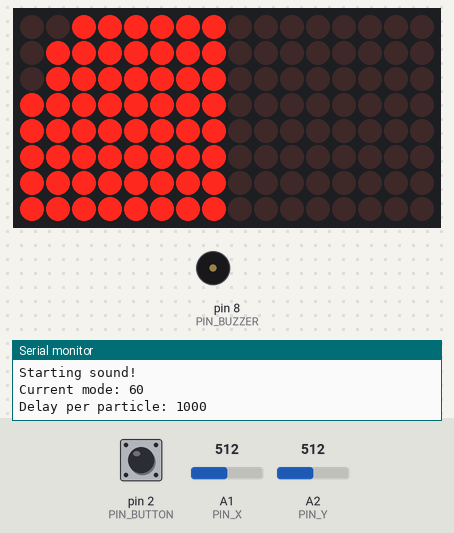
This program was run on a simulated Arduino Nano, built with avr-gcc and run on an emulated ATmega328P. Shown: 16×8 LED matrix, buzzer (waves = sounding), the last lines printed to the serial monitor. Wiring (inferred from the names in the program): 2 × MAX7219 LED driver (orientation assumed): data pin 5; clock pin 4; CS pin 6. Inputs (shaded band) come from the test bench; at power-on: A2 (PIN_Y) = 512, pin 2 (PIN_BUTTON) HIGH, A1 (PIN_X) = 512. Random numbers use the default seed unless the program sets one.

Above: at 1.4 s.
1.5 s: A2 (PIN_Y) set to 361
3.0 s: A2 (PIN_Y) set to 331
At 3.36 s:
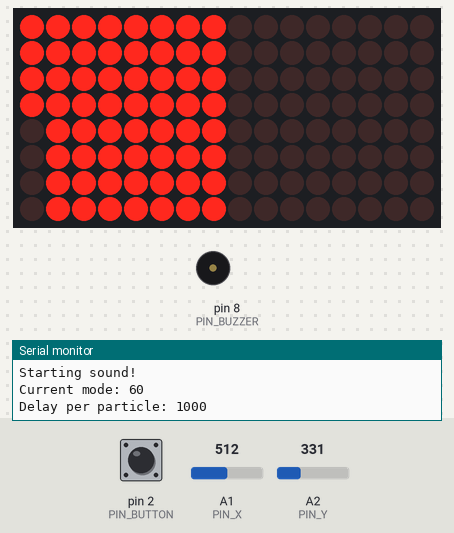
At 4.39 s:
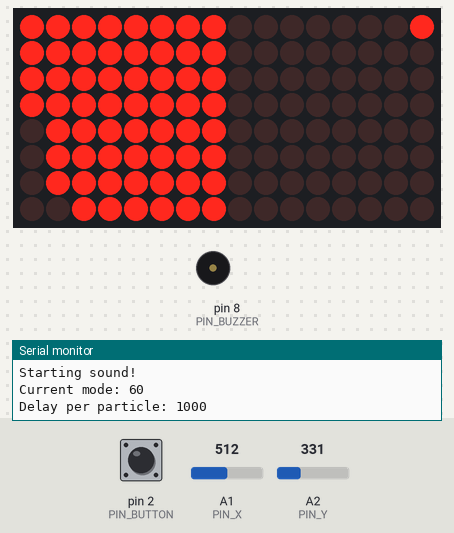
4.9 s: pin 2 (PIN_BUTTON) pulled LOW for 0.15 s
At 5.9 s:
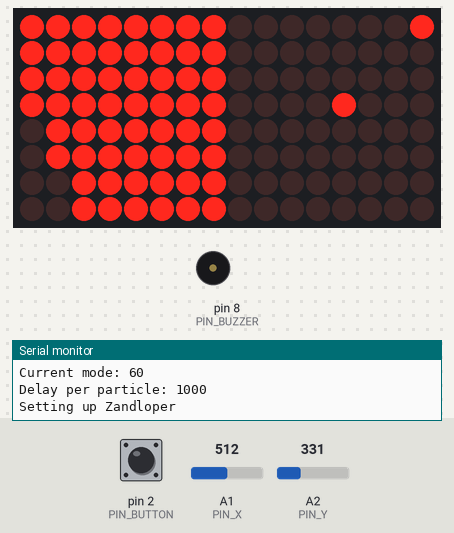
8.0 s: pin 2 (PIN_BUTTON) pulled LOW for 1 s
At 8.3 s:
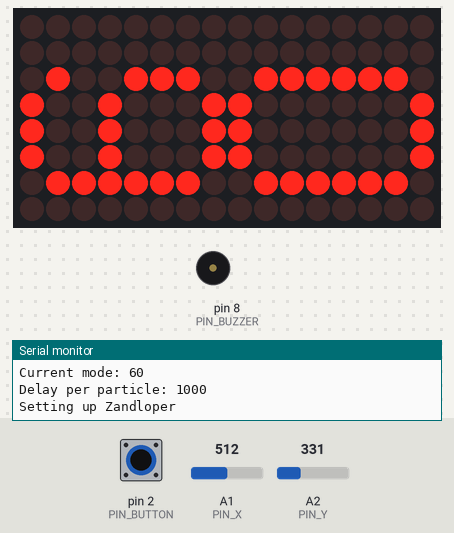
9.6 s: A1 (PIN_X) set to 366
11.8 s: A1 (PIN_X) set to 336
Timing chart, 0 to 14.4 s (numbered marks = the images above; inputs shaded):
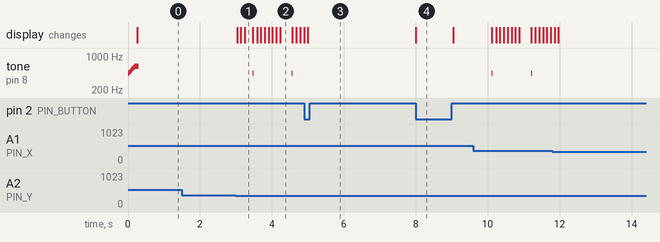

The program:

main.cpp
```cpp
#include "Arduino.h"
#include "LedControl.h"
#include "Delay.h"
#include "Cijfers.h"

#define MATRIX_A 0
#define MATRIX_B 1

// Values are 260/330/400
#define ACC_THRESHOLD_LOW 282
#define ACC_THRESHOLD_HIGH 348

// Matrix
#define PIN_DATAIN 5
#define PIN_CLK 4
#define PIN_LOAD 6

// Accelerometer
#define PIN_X A1
#define PIN_Y A2

#define PIN_BUZZER 8
#define PIN_BUTTON 2

// This takes into account how the matrixes are mounted
#define ROTATION_OFFSET 90

#define DELAY_FRAME 100

#define MODE_HOURGLASS 0

#define SETUPEXIT 1000  // 1 seconde button indrukken om setup te verlaten
#define BUTTONDELAY 300 // 100 miliseconde per button delay.
#define BUTTONMARGIN 250

// miliseconde per zandkorrel. Er zijn er 60
long delaySeconds;

// De voldende tijden zijn beschikbaar: 30 seconden, 60 seconden, 120 seconden, 300 seconden (5 minuten) en 600 seconden (10 minuten)
int modes[] = {30, 60, 120, 300, 600};
int currentMode = 1; //  Start met de eerste mode = 60 sectonden

// OBSOLETE int mode = MODE_HOURGLASS;
int gravity;
int particlesTop;
int particlesBottom = 0;

bool moved = false;
bool dropped = false;

LedControl lc = LedControl(PIN_DATAIN, PIN_CLK, PIN_LOAD, 2);
NonBlockDelay d;
// OBSOLUTE int resetCounter = 0;
bool alarmWentOff = true;

long getDelayDrop()
{
    // Get delay between particle drops (in seconds)
    return delaySeconds;
}

coord getDown(int x, int y)
{
    coord xy;
    xy.x = x - 1;
    xy.y = y + 1;
    return xy;
}
coord getLeft(int x, int y)
{
    coord xy;
    xy.x = x - 1;
    xy.y = y;
    return xy;
}
coord getRight(int x, int y)
{
    coord xy;
    xy.x = x;
    xy.y = y + 1;
    return xy;
}

bool canGoLeft(int addr, int x, int y)
{
    if (x == 0)
        return false;
    return !lc.getXY(addr, getLeft(x, y));
}
bool canGoRight(int addr, int x, int y)
{
    if (y == 7)
        return false;
    return !lc.getXY(addr, getRight(x, y));
}
bool canGoDown(int addr, int x, int y)
{
    if (y == 7)
        return false;
    if (x == 0)
        return false;
    if (!canGoLeft(addr, x, y))
        return false;
    if (!canGoRight(addr, x, y))
        return false;
    return !lc.getXY(addr, getDown(x, y));
}

void goDown(int addr, int x, int y)
{
    lc.setXY(addr, x, y, false);
    lc.setXY(addr, getDown(x, y), true);
}
void goLeft(int addr, int x, int y)
{
    lc.setXY(addr, x, y, false);
    lc.setXY(addr, getLeft(x, y), true);
}
void goRight(int addr, int x, int y)
{
    lc.setXY(addr, x, y, false);
    lc.setXY(addr, getRight(x, y), true);
}

int countParticles(int addr)
{
    int c = 0;
    for (byte y = 0; y < 8; y++)
    {
        for (byte x = 0; x < 8; x++)
        {
            if (lc.getXY(addr, x, y))
            {
                c++;
            }
        }
    }
    return c;
}

bool moveParticle(int addr, int x, int y)
{
    if (!lc.getXY(addr, x, y))
    {
        return false;
    }

    bool can_GoLeft = canGoLeft(addr, x, y);
    bool can_GoRight = canGoRight(addr, x, y);

    if (!can_GoLeft && !can_GoRight)
    {
        return false;
    }

    bool can_GoDown = canGoDown(addr, x, y);

    if (can_GoDown)
    {
        goDown(addr, x, y);
    }
    else if (can_GoLeft && !can_GoRight)
    {
        goLeft(addr, x, y);
    }
    else if (can_GoRight && !can_GoLeft)
    {
        goRight(addr, x, y);
    }
    else if (random(2) == 1)
    {
        goLeft(addr, x, y);
    }
    else
    {
        goRight(addr, x, y);
    }
    return true;
}

void fill(int addr, int maxcount)
{
    int n = 8;
    byte x, y;
    int count = 0;
    for (byte slice = 0; slice < 2 * n - 1; ++slice)
    {
        byte z = slice < n ? 0 : slice - n + 1;
        for (byte j = z; j <= slice - z; ++j)
        {
            y = 7 - j;
            x = (slice - j);
            lc.setXY(addr, x, y, (++count <= maxcount));
        }
    }
}

int getGravity()
{

    // --------------------------------------------------
    // Variabelen voor de berekende richtingen
    // xCalc en yCalc krijgen alleen de waarden: -1, 0 of 1
    // --------------------------------------------------
    int xCalc = 0;
    int yCalc = 0;

    // --------------------------------------------------
    // Lees de ruwe ADC-waarden van de ADXL335
    // Waarden liggen typisch tussen 0 en 1023
    // --------------------------------------------------
    int x = analogRead(PIN_X);
    int y = analogRead(PIN_Y);

    // --------------------------------------------------
    // Zet de X-as om naar -1, 0 of 1
    // -1 : onder de lage drempel
    //  0 : binnen de deadzone
    //  1 : boven de hoge drempel
    // --------------------------------------------------
    if (x < ACC_THRESHOLD_LOW)
    {
        xCalc = -1;
    }
    else if (x <= ACC_THRESHOLD_HIGH)
    {
        xCalc = 0;
    }
    else
    {
        xCalc = 1;
    }

    // --------------------------------------------------
    // Zet de Y-as om naar -1, 0 of 1
    // Zelfde logica als bij de X-as
    // --------------------------------------------------
    if (y < ACC_THRESHOLD_LOW)
    {
        yCalc = -1;
    }
    else if (y <= ACC_THRESHOLD_HIGH)
    {
        yCalc = 0;
    }
    else
    {
        yCalc = 1;
    }

    // --------------------------------------------------
    // Bepaal de richting op basis van xCalc en yCalc
    // Alleen de vier hoofdassen worden herkend
    // --------------------------------------------------
    // Serial.print("xCalc: ");
    // Serial.print(xCalc);
    // Serial.print(" | yCalc: ");
    // Serial.println(yCalc);
    if (xCalc == -1 && yCalc == 0)
    {
        return 0; // Omlaag
    }
    if (xCalc == 1 && yCalc == 0)
    {
        return 180; // omhoog
    }
    if (xCalc == 0 && yCalc == 1)
    {
        return 90; // links
    }
    if (xCalc == 0 && yCalc == -1)
    {
        return 270; // rechts
    }

    // --------------------------------------------------
    // Geen geldige richting (bijv. diagonalen of stilstand)
    // --------------------------------------------------
    return -1;
}
int getTopMatrix()
{
    return (getGravity() == 90) ? MATRIX_A : MATRIX_B;
}
int getBottomMatrix()
{
    return (getGravity() != 90) ? MATRIX_A : MATRIX_B;
}

void resetTime()
{
    for (byte i = 0; i < 2; i++)
        lc.clearDisplay(i);
    fill(getTopMatrix(), 60);
    d.Delay(getDelayDrop() * 0);
    d.Delay(1000);

    delaySeconds = (1000L * modes[currentMode]) / 60; // 1000 miliseconde per seconde, gedeeld door 60 zandkorrels
    Serial.print("Current mode: ");
    Serial.println(modes[currentMode]);
    Serial.print("Delay per particle: ");
    Serial.println(delaySeconds);
}
bool updateMatrix()
{
    int n = 8;
    bool somethingMoved = false;
    byte x, y;
    bool direction;
    for (byte slice = 0; slice < 2 * n - 1; ++slice)
    {
        direction = (random(2) == 1);
        byte z = slice < n ? 0 : slice - n + 1;
        for (byte j = z; j <= slice - z; ++j)
        {
            y = direction ? (7 - j) : (7 - (slice - j));
            x = direction ? (slice - j) : j;
            if (moveParticle(MATRIX_B, x, y))
            {
                somethingMoved = true;
            };
            if (moveParticle(MATRIX_A, x, y))
            {
                somethingMoved = true;
            }
        }
    }
    return somethingMoved;
}
boolean dropParticle()
{
    if (d.Timeout())
    {
        d.Delay(getDelayDrop());
        if (gravity == 0 || gravity == 180)
        {
            if ((lc.getRawXY(MATRIX_A, 0, 0) && !lc.getRawXY(MATRIX_B, 7, 7)) ||
                (!lc.getRawXY(MATRIX_A, 0, 0) && lc.getRawXY(MATRIX_B, 7, 7)))
            {
                lc.invertRawXY(MATRIX_A, 0, 0);
                lc.invertRawXY(MATRIX_B, 7, 7);
                tone(PIN_BUZZER, 440, 10);
                return true;
            }
        }
    }
    return false;
}
void alarm()
{
    Serial.println("Alarm!");
    for (int i = 0; i < 10; i++)
    {
        tone(PIN_BUZZER, 600 - (20 * i), 110);
        delay(180);
    }
}
void alarmStartup()
{
    Serial.println("Starting sound!");
    for (int i = 0; i < 10; i++)
    {
        tone(PIN_BUZZER, 440 + (20 * i), 110);
        delay(20);
    }
}

/**
 * Setup
 */
void setup()
{
    pinMode(PIN_BUTTON, INPUT_PULLUP); // Activeert de interne weerstand

    Serial.begin(9600);
    Serial.println("Starting Zandloper");
    alarmStartup();
    randomSeed(analogRead(A0));

    for (byte i = 0; i < 2; i++)
    {
        lc.shutdown(i, false);
        lc.setIntensity(i, 1);
        lc.clearDisplay(i);
    }

    resetTime();
}
// Functie om een getal te splitsen en te tonen
void toonGetal(int getal)
{
    int tiental = getal / 10;
    int eenheid = getal % 10;

    for (int i = 0; i < 8; i++)
    {
        // Tiental op display 0, eenheid op display 1
        lc.setRow(1, i, cijfers[tiental][i]);
        lc.setRow(0, i, cijfers[eenheid][i]);
    }
}
void displayMode(int mode)
{

    if (mode <= 1)
    { // 30 of 60 seconden
        int tiental = modes[mode] / 10;
        int eenheid = modes[mode] % 10;

        for (int i = 0; i < 8; i++)
        {
            // Tiental op display 0, eenheid op display 1
            lc.setRow(1, i, cijfers[tiental][i]);
            lc.setRow(0, i, cijfers[eenheid][i]);
        }
    }
    else
    { // 2, 5 of 10 minuten = > 1 minuut
        int minutes = modes[mode] / 60;

        int tiental = minutes;
        // int eenheid = modes[mode] % 10;

        for (int i = 0; i < 8; i++)
        {
            // Tiental op display 0, eenheid op display 1
            if (minutes < 10)
            { // 2 of 5 minuten = 1 minuut met " teken erachter
                lc.setRow(1, i, cijfers[tiental][i]);
                lc.setRow(0, i, cijfers[ACCENT][i]); // " teken
            }
            else
            { // 10 minuten = 1 met " teken erachter
                lc.setRow(1, i, cijfers[CIJFER_1][i]);
                lc.setRow(0, i, cijfers[CIJFER_0ACCENT][i]); // 0 met " teken erachter
            }
        }
    }
}

// Functie om de button delay te meten. Geeft terug hoe lang er op de knop werd gedrukt in miliseconden. De functie wacht tot de button wordt losgelaten voordat hij de tijd teruggeeft.
long getButtonDelay()
{
    long buttonDelay = millis();

    while (digitalRead(PIN_BUTTON) == LOW && (millis() - buttonDelay) < SETUPEXIT)
    {
        // Wacht tot de button wordt losgelaten
        yield(); // Laat andere taken toe terwijl we wachten
    }
    for (byte i = 0; i < 2; i++)
        lc.clearDisplay(i);
    while (digitalRead(PIN_BUTTON) == LOW)
    {
        // Wacht tot de button wordt ingedrukt
        yield(); // Laat andere taken toe terwijl we wachten
    }
    return millis() - buttonDelay;
}

void setupZandloper()
{
    // We komen van een sensor LOW en wachten tot deze HIGH wordt. Dit voorkomt dat we direct weer terug gaan naar de setup als we al in de setup zitten.
    while (digitalRead(PIN_BUTTON) == LOW)
    {
        yield(); // Laat andere taken toe terwijl we wachten
    }
    Serial.println("Setting up Zandloper");

    bool blnSetupMode = true;

    while (blnSetupMode)
    {
        int milisPerMode = (millis() / 30) % 20;
        if (milisPerMode >= 10)
            milisPerMode = 19 - milisPerMode;

        lc.setIntensity(0, milisPerMode);
        lc.setIntensity(1, milisPerMode);

        displayMode(currentMode);
        long buttonDelay = getButtonDelay();

        if (buttonDelay > SETUPEXIT)
            blnSetupMode = false;

        // Check of de button delay binnen de marge van de button delay ligt. Zo ja, ga naar de volgende mode.
        if (buttonDelay >= BUTTONDELAY - BUTTONMARGIN && buttonDelay <= BUTTONDELAY + BUTTONMARGIN)
        {
            currentMode++;
            if (currentMode >= sizeof(modes) / sizeof(modes[0]))
                currentMode = 0;
        }
    }

    // De instelling is nu gedaan
    resetTime();
    alarmWentOff = true;
}

/**
 * Main loop
 */
void loop()
{
    delay(DELAY_FRAME);

    gravity = getGravity();

    if (gravity != -1)
        lc.setRotation((ROTATION_OFFSET + gravity) % 360);

    moved = updateMatrix();
    dropped = dropParticle();

    particlesTop = countParticles(getTopMatrix());
    particlesBottom = countParticles(getBottomMatrix());

    if (!moved && !dropped && !alarmWentOff && ((particlesTop == 60 && gravity == 0) || (particlesBottom == 60 && gravity == 180)))
    {
        alarmWentOff = true;
        alarm();
    }

    if (dropped)
    {
        alarmWentOff = false;
    }

    if (digitalRead(PIN_BUTTON) == LOW)
    {
        setupZandloper();
    }
}
```

Cijfers.h
```cpp
// De array is nu zo opgebouwd dat het patroon in de code
// exact overeenkomt met wat er op de matrix verschijnt.
#define CIJFER_1 1
#define CIJFER_0ACCENT 10
#define ACCENT 11
#define BLANK 12
byte cijfers[13][8] = {
    {// 0
     B00111000,
     B01000100,
     B01000100,
     B01000100,
     B01000100,
     B01000100,
     B01000100,
     B00111000},
    {// 1
     B00010000,
     B00110000,
     B00010000,
     B00010000,
     B00010000,
     B00010000,
     B00010000,
     B01111100},
    {// 2
     B00111000,
     B01000100,
     B00000100,
     B00001000,
     B00010000,
     B00100000,
     B01000000,
     B01111100},
    {// 3
     B00111000,
     B01000100,
     B00000100,
     B00011100,
     B00000100,
     B00000100,
     B01000100,
     B00111000},
    {// 4
     B00001000,
     B00011000,
     B00101000,
     B01001000,
     B01111100,
     B00001000,
     B00001000,
     B00001000},
    {// 5
     B01111100,
     B01000000,
     B01000000,
     B01111000,
     B00000100,
     B00000100,
     B01000100,
     B00111000},
    {// 6
     B00111000,
     B01000100,
     B01000000,
     B01111000,
     B01000100,
     B01000100,
     B01000100,
     B00111000},
    {// 7
     B01111100,
     B00000100,
     B00001000,
     B00010000,
     B00010000,
     B00010000,
     B00010000,
     B00010000},
    {// 8
     B00111000,
     B01000100,
     B01000100,
     B00111100,
     B01000100,
     B01000100,
     B01000100,
     B00111000},
    {// 9
     B00111000,
     B01000100,
     B01000100,
     B00111100,
     B00000100,
     B00000100,
     B01000100,
     B00111000},
    {// 0 met een "
     B00111011,
     B01000111,
     B01000111,
     B01000100,
     B01000100,
     B01000100,
     B01000100,
     B00111000},
    {// een "
     B00000011,
     B00000011,
     B00000110,
     B00000000,
     B00000000,
     B00000000,
     B00000000,
     B00000000},
    {// Blank
     B00000000,
     B00000000,
     B00000000,
     B00000000,
     B00000000,
     B00000000,
     B00000000,
     B00000000},
};
```

Delay.h
```cpp
#if defined(ARDUINO) && ARDUINO >= 100
#include <Arduino.h>
#else
#include <WProgram.h>
#endif
class NonBlockDelay {
    unsigned long iTimeout;
  public:
    void Delay (unsigned long);
    bool Timeout (void);
    unsigned long Time(void);
};
```

Delay.cpp
```cpp
#include "Delay.h"
void NonBlockDelay::Delay (unsigned long t)
{
  iTimeout = millis() + t;
  return;
};
bool NonBlockDelay::Timeout (void)
{
  return (iTimeout < millis());
}
unsigned long NonBlockDelay::Time(void)
 {
   return iTimeout;
 }
```

Source omitted: LedControl.h (8058 bytes), LedControl.cpp (8069 bytes)

Measured:
- the behaviour switches between 349 and 348 on A2 (PIN_Y) (found by bisection; images 0 and 1)
- after the input at 1.5 s, every drawn part: stays the same
- after the input at 3.0 s, tone on pin 8 (PIN_BUZZER): alternates 440 Hz for 0.01 s and silent for 1.1 s, starting after 0.47 s; the display: first changes at once (image 1 shows a later state)
- by itself, tone on pin 8 (PIN_BUZZER): plays 440 Hz for 0.02 s, 460 Hz for 0.02 s, 480 Hz for 0.02 s, 500 Hz for 0.02 s, 520 Hz for 0.02 s, 540 Hz for 0.02 s … (10 notes in this stretch)
